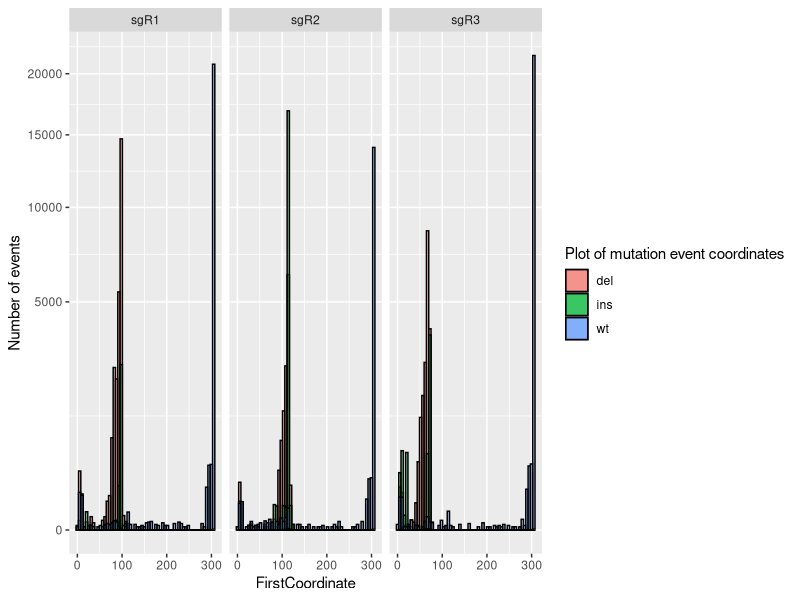

This figure's R source:
library(ggplot2)

setwd("c:/00_Berman_lab_project/side_projects/tet2-mutant/tet2_human_sgRNAs/New_data/analysis")

data <- read.csv("first_match_coordinates.csv")

ggplot(data, aes(x= FirstCoordinate, fill=Result)) +
  geom_histogram(alpha=0.5, bins = 60, position="identity", color="black") +
  geom_density(alpha=0.5) +
  scale_y_sqrt() +
  labs(x= "FirstCoordinate", y = "Number of events") +
  guides(fill=guide_legend(title="Plot of mutation event coordinates"))+ 
  facet_wrap(~sgRNA)